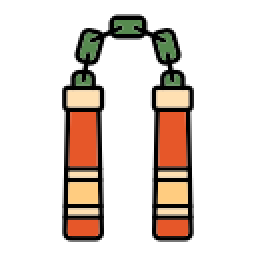
#> input picture MakeVideo/data/background/img/nunchaku.png, 128 x 128 px (shown 2 times larger)
$ python bg_falling.py
#> lines starting #> are read from the running program, lines starting #| are printed output that depends on the picture
import cv2
import numpy as np
import random
from PIL import Image, ImageOps
from pathlib import Path
from tqdm import tqdm

def create_falling_images_video(
    image_path,
    output_filename="falling_effect.mp4",
    duration_seconds=10,
    fps=30,
    bg_color=(255, 255, 255),
    width=1280,
    height=720,
    min_speed=3,  # 최소 떨어지는 속도 (기본값: 3)
    max_speed=8   # 최대 떨어지는 속도 (기본값: 8)
):
    """
    배경색 위에 이미지가 랜덤하게 회전하며 떨어지는 영상 생성
    """
#> called with duration_seconds = 60, fps = 30, bg_color = (240, 248, 255), width = 1280, height = 720, min_speed = 1, max_speed = 12
    total_frames = duration_seconds * fps
    fourcc = cv2.VideoWriter_fourcc(*'mp4v')

    output_path = Path(output_filename)
    output_path.parent.mkdir(parents=True, exist_ok=True)

    video_writer = cv2.VideoWriter(str(output_path), fourcc, fps, (width, height))

    source_img = Image.open(image_path).convert("RGBA")
#> source_img is the input picture: PIL image 128x128 RGBA; mean R, G, B, A 28.3, 18.5, 11.8, 58.1
    falling_objects = []

    print(f"총 {duration_seconds}초 ({total_frames} 프레임) 영상 생성 시작...")

    for _ in tqdm(range(total_frames), desc="회전 낙하 효과 영상 생성 중"):
        img = Image.new("RGB", (width, height), bg_color)

        # 새로운 객체 생성
        if random.random() < 0.05:
            scale = random.uniform(0.1, 0.3)
            size = (int(source_img.width * scale), int(source_img.height * scale))
            img_resized = source_img.resize(size, Image.Resampling.LANCZOS)

            falling_objects.append({
                "img_base": img_resized,
                "x": random.uniform(0, width - img_resized.width),
                "y": -img_resized.height,
                "speed": random.uniform(min_speed, max_speed),  # 👈 여기서 전달받은 속도 범위 적용
                "angle": random.uniform(0, 360),
                "rot_speed": random.uniform(-5, 5)
            })

        # 객체 이동, 회전 및 그리기
        for obj in falling_objects[:]:
            obj["y"] += obj["speed"]
            obj["angle"] += obj["rot_speed"]

            rotated_img = obj["img_base"].rotate(obj["angle"], expand=True)

            paste_x = obj["x"] - (rotated_img.width - obj["img_base"].width) / 2
            paste_y = obj["y"] - (rotated_img.height - obj["img_base"].height) / 2

            img.paste(rotated_img, (int(paste_x), int(paste_y)), rotated_img)

            if obj["y"] > height:
                falling_objects.remove(obj)

        video_writer.write(cv2.cvtColor(np.array(img), cv2.COLOR_RGB2BGR))
#> this loop made 1800 passes
#> pass 1, in create_falling_images_video, `img = Image.new("RGB", (width, height), bg_color)`:
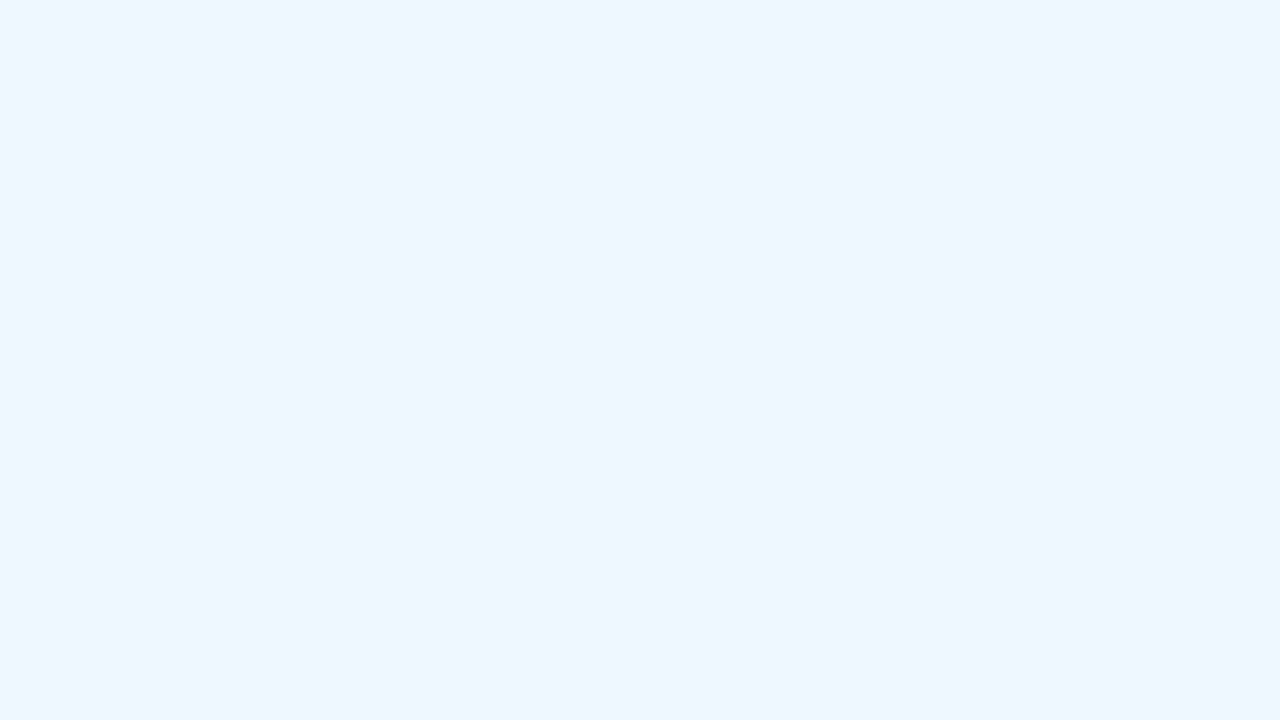
#> img: PIL image 1280x720 RGB; mean R, G, B 240, 248, 255
#> after the loop:
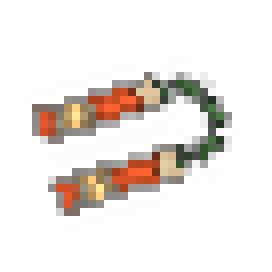
#> rotated_img: PIL image 34x34 RGBA (shown 8 times larger); mean R, G, B, A 22.1, 15.8, 10.3, 34.6; transparent parts drawn white
#> after the loop, falling_objects = 8 items; obj = 6 items

    video_writer.release()
    print(f"영상 생성 완료: {output_filename}")

if __name__ == "__main__":
    base_dir = Path(__file__).resolve().parent / "data/background"
    my_image = base_dir / "img/nunchaku.png"
    img_name = my_image.stem

    output_video = base_dir / "save" / f"falling_rotating_{img_name}.mp4"

    create_falling_images_video(
        image_path=str(my_image),
        output_filename=str(output_video),
        duration_seconds=60,
        bg_color=(240, 248, 255),
        min_speed=1,   # 👈 느리게 하고 싶다면 낮추고(예: 1, 2), 빠르게 하고 싶다면 높이세요(예: 5, 10)
        max_speed=12   # 👈
    )

$ run again, with MakeVideo/data/background/img/cracked_egg.png copied over MakeVideo/data/background/img/nunchaku.png
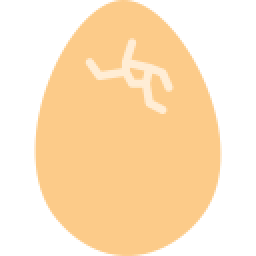
#> input picture MakeVideo/data/background/img/cracked_egg.png, 128 x 128 px (shown 2 times larger)
#> in create_falling_images_video, source_img is the input picture: PIL image 128x128 RGBA; mean R, G, B, A 142.3, 115.5, 79.3, 140.6
#> after the loop in create_falling_images_video, `for _ in tqdm(range(total_frames), desc="회전 낙하 효과 영상 생성 중"):`:
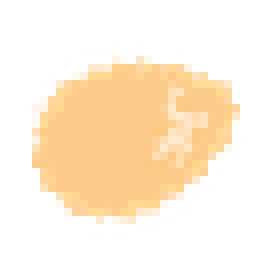
#> rotated_img: PIL image 34x34 RGBA (shown 8 times larger); mean R, G, B, A 104.6, 85.1, 58.3, 82.4; transparent parts drawn white
#> after the loop in create_falling_images_video, `for _ in tqdm(range(total_frames), desc="회전 낙하 효과 영상 생성 중"):`: falling_objects = 8 items; obj = 6 items
